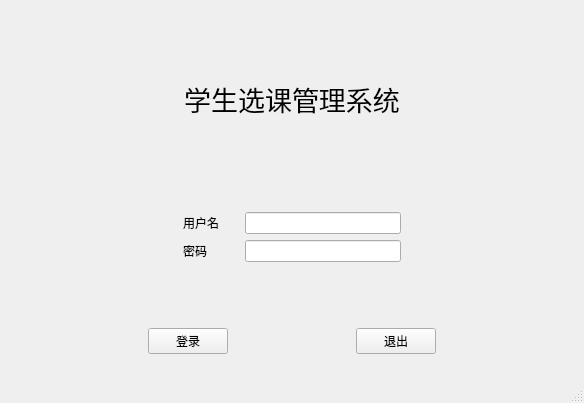
<?xml version="1.0" encoding="UTF-8"?>
<ui version="4.0">
 <class>LogInterface</class>
 <widget class="QMainWindow" name="LogInterface">
  <property name="geometry">
   <rect>
    <x>0</x>
    <y>0</y>
    <width>584</width>
    <height>403</height>
   </rect>
  </property>
  <property name="sizePolicy">
   <sizepolicy hsizetype="Fixed" vsizetype="Fixed">
    <horstretch>0</horstretch>
    <verstretch>0</verstretch>
   </sizepolicy>
  </property>
  <property name="minimumSize">
   <size>
    <width>584</width>
    <height>403</height>
   </size>
  </property>
  <property name="maximumSize">
   <size>
    <width>584</width>
    <height>403</height>
   </size>
  </property>
  <property name="windowTitle">
   <string>学生选课管理系统</string>
  </property>
  <widget class="QWidget" name="centralwidget">
   <layout class="QVBoxLayout" name="verticalLayout_2">
    <item>
     <widget class="QLabel" name="label">
      <property name="font">
       <font>
        <pointsize>20</pointsize>
       </font>
      </property>
      <property name="text">
       <string>学生选课管理系统</string>
      </property>
      <property name="alignment">
       <set>Qt::AlignCenter</set>
      </property>
     </widget>
    </item>
    <item>
     <widget class="QWidget" name="widget_3" native="true">
      <layout class="QVBoxLayout" name="verticalLayout">
       <item>
        <widget class="QWidget" name="widget" native="true">
         <layout class="QGridLayout" name="gridLayout">
          <item row="1" column="3">
           <widget class="QLineEdit" name="user"/>
          </item>
          <item row="2" column="3">
           <widget class="QLineEdit" name="password"/>
          </item>
          <item row="1" column="0">
           <spacer name="horizontalSpacer_4">
            <property name="orientation">
             <enum>Qt::Horizontal</enum>
            </property>
            <property name="sizeHint" stdset="0">
             <size>
              <width>40</width>
              <height>20</height>
             </size>
            </property>
           </spacer>
          </item>
          <item row="1" column="1">
           <widget class="QLabel" name="label_2">
            <property name="text">
             <string>用户名</string>
            </property>
           </widget>
          </item>
          <item row="2" column="1">
           <widget class="QLabel" name="label_3">
            <property name="text">
             <string>密码</string>
            </property>
           </widget>
          </item>
          <item row="2" column="4">
           <spacer name="horizontalSpacer_3">
            <property name="orientation">
             <enum>Qt::Horizontal</enum>
            </property>
            <property name="sizeHint" stdset="0">
             <size>
              <width>40</width>
              <height>20</height>
             </size>
            </property>
           </spacer>
          </item>
          <item row="1" column="2">
           <spacer name="horizontalSpacer_2">
            <property name="orientation">
             <enum>Qt::Horizontal</enum>
            </property>
            <property name="sizeType">
             <enum>QSizePolicy::Fixed</enum>
            </property>
            <property name="sizeHint" stdset="0">
             <size>
              <width>20</width>
              <height>20</height>
             </size>
            </property>
           </spacer>
          </item>
         </layout>
        </widget>
       </item>
       <item>
        <widget class="QLabel" name="hint_label">
         <property name="font">
          <font>
           <pointsize>9</pointsize>
          </font>
         </property>
         <property name="text">
          <string/>
         </property>
         <property name="alignment">
          <set>Qt::AlignCenter</set>
         </property>
        </widget>
       </item>
       <item>
        <spacer name="verticalSpacer">
         <property name="orientation">
          <enum>Qt::Vertical</enum>
         </property>
         <property name="sizeType">
          <enum>QSizePolicy::Fixed</enum>
         </property>
         <property name="sizeHint" stdset="0">
          <size>
           <width>20</width>
           <height>20</height>
          </size>
         </property>
        </spacer>
       </item>
       <item>
        <widget class="QWidget" name="widget_2" native="true">
         <layout class="QHBoxLayout" name="horizontalLayout">
          <item>
           <spacer name="horizontalSpacer_5">
            <property name="orientation">
             <enum>Qt::Horizontal</enum>
            </property>
            <property name="sizeHint" stdset="0">
             <size>
              <width>40</width>
              <height>20</height>
             </size>
            </property>
           </spacer>
          </item>
          <item>
           <widget class="QPushButton" name="login_button">
            <property name="text">
             <string>登录</string>
            </property>
           </widget>
          </item>
          <item>
           <spacer name="horizontalSpacer">
            <property name="orientation">
             <enum>Qt::Horizontal</enum>
            </property>
            <property name="sizeHint" stdset="0">
             <size>
              <width>40</width>
              <height>20</height>
             </size>
            </property>
           </spacer>
          </item>
          <item>
           <widget class="QPushButton" name="exit_button">
            <property name="text">
             <string>退出</string>
            </property>
           </widget>
          </item>
          <item>
           <spacer name="horizontalSpacer_6">
            <property name="orientation">
             <enum>Qt::Horizontal</enum>
            </property>
            <property name="sizeHint" stdset="0">
             <size>
              <width>40</width>
              <height>20</height>
             </size>
            </property>
           </spacer>
          </item>
         </layout>
        </widget>
       </item>
      </layout>
     </widget>
    </item>
   </layout>
  </widget>
  <widget class="QMenuBar" name="menubar">
   <property name="geometry">
    <rect>
     <x>0</x>
     <y>0</y>
     <width>584</width>
     <height>25</height>
    </rect>
   </property>
  </widget>
  <widget class="QStatusBar" name="statusbar"/>
 </widget>
 <resources/>
 <connections/>
</ui>
